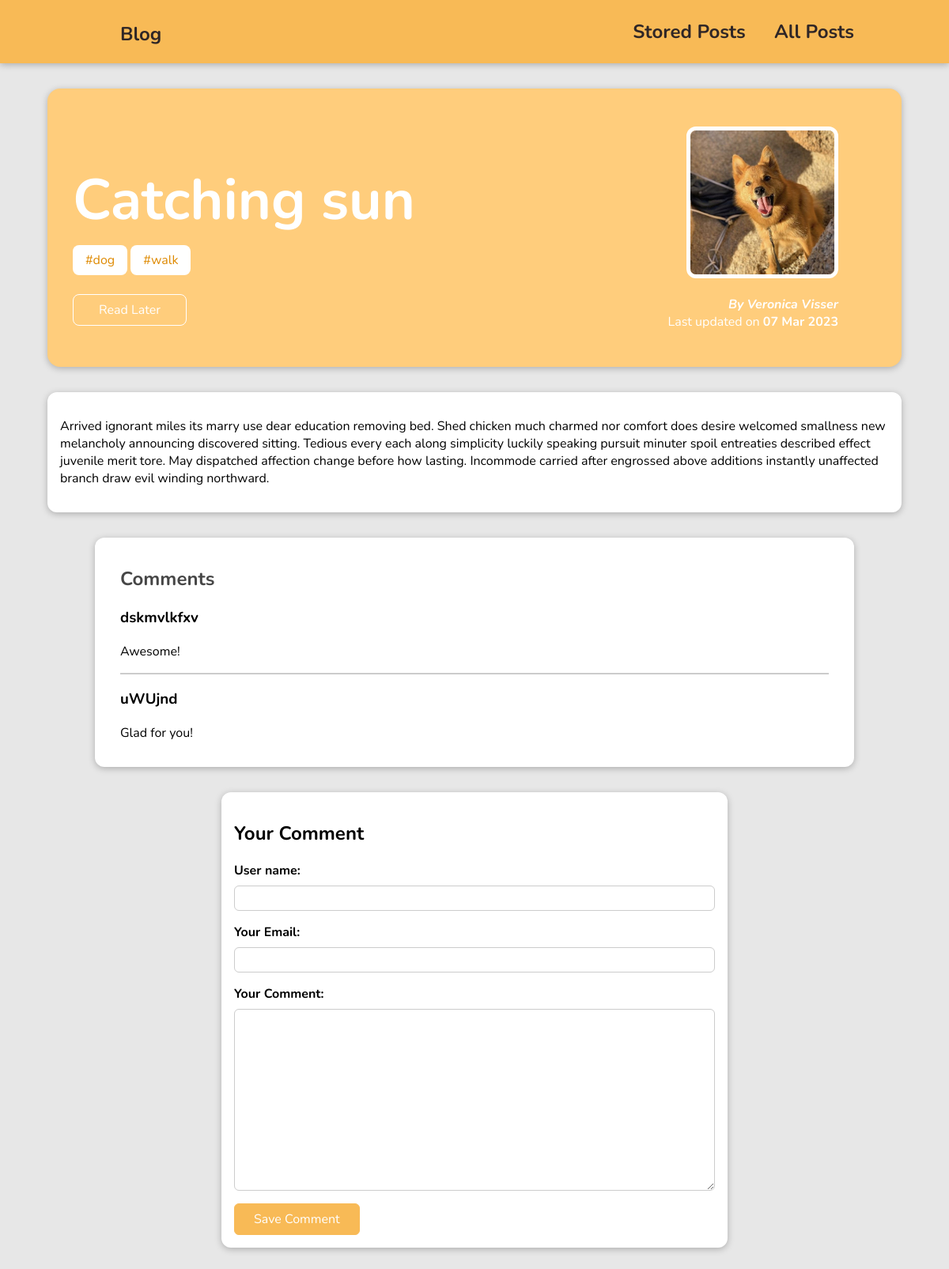
The page /blog/posts/cathcing-sun on the database as committed earlier.
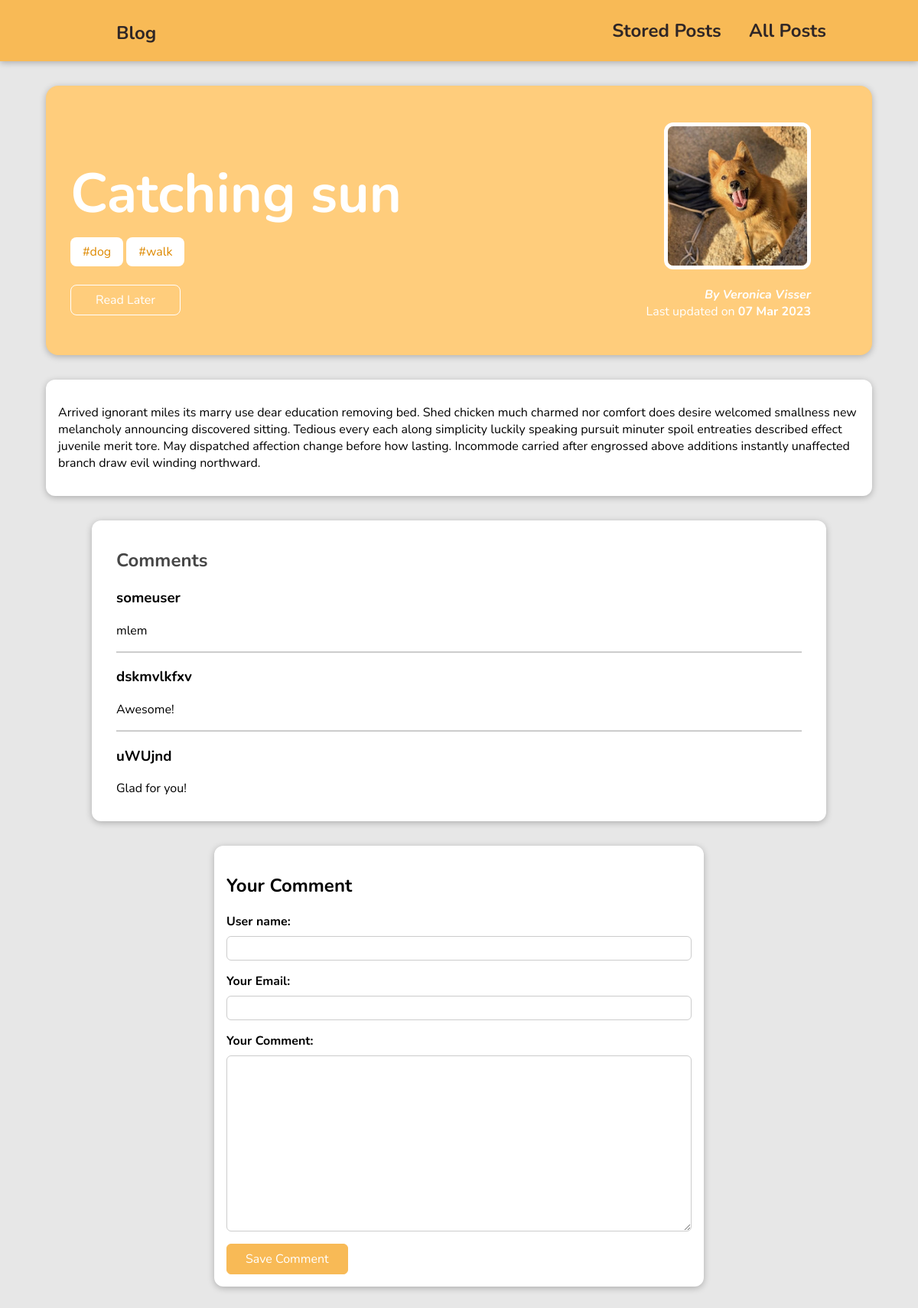
The same page on the database as committed later.
### blog/models.py (models this page shows, shortened)
class Tag(models.Model):
    caption = models.CharField(max_length=100)
    def tag_name(self):
        return '#' + self.caption

class Comment(models.Model):
    user_name = models.CharField(max_length=100)
    email = models.EmailField()
    comment_text = models.TextField(max_length=400)
    post = models.ForeignKey(Post, on_delete=models.CASCADE, related_name='comments', null=True)
    date = models.DateField(auto_now=True)

### blog/views.py (the view, shortened to what this page needs)
# urls.py: path('posts/<slug:slug>', views.PostDetailView.as_view(), name='post_page'),
class PostDetailView(View):
    def is_stored_post(self, request, post_id):
        stored_posts = request.session.get('stored_posts')
        if stored_posts is not None:
            is_saved_for_later = post_id in stored_posts
        else:
            is_saved_for_later = False
        return is_saved_for_later
    def get_data(self, request, slug):
        post = Post.objects.get(slug=slug)
        data = {
            'post': post,
            'post_tags': post.tag.all(),
            'comment_form': CommentForm,
            'comments': post.comments.all().order_by('-date'),
            'is_stored': self.is_stored_post(request, post.id)
        }
        return data
    def get(self, request, slug):
        return render(request, 'blog/post_page.html', self.get_data(request, slug))

### blog/models.py (called while the page is built)
    def __str__(self):
        return self.first_name + ' ' + self.last_name

### blog/templates/blog/post_page.html (shortened to what this page needs)
{% extends 'base.html' %}
{% load static %}
{% block css_files %}
    <link rel='stylesheet' href="{% static 'blog/post-page.css' %}">
{% endblock %}
{% block content %}
    <section id='summary'>
        <h2>{{ post.title }}</h2>
        <div>
            {% for tag in post_tags %}
                <span class='tag'>{{ tag.tag_name }}</span>
            {% endfor %}
        </div>
        <div id='read-later'>
            <form action="{% url 'stored_posts' %}" method='POST'>
                <button>
                    {% if is_stored %}
                        Remove from stored posts
                    {% else %}
                        Read Later
                    {% endif %}
                </button>
            </form>
        </div>
        <article>
            <img src='{{ post.image.url }}' alt='{{ post.title }}'>
            <address>By <a href='mailto:{{ post.author.email_address }}'>{{ post.author }}</a></address>
            <div>Last updated on <time>{{ post.date|date:'d M Y' }}</time></div>
        </article>
    </section>
    <main>
        {{ post.content|linebreaks }}
    </main>
    <section id='comments'>
        <h2>Comments</h2>
        <ul>
            {% for comment in comments %}
                <li>
                    <h3>{{ comment.user_name }}</h3>
                    <p>{{ comment.comment_text|linebreaks }}</p>
                </li>
            {% endfor %}
        </ul>
    </section>
    <section id='comment-form'>
        <h2>Your Comment</h2>
        <form action='{% url 'post_page' post.slug %}' method='POST'>
            {% for field in comment_form %}
                <div class='form-control {% if field.errors %}invalid{% endif %}'>
                    {{ field.label_tag }}
                    {{ field }}
                </div>
            {% endfor %}
            <button>Save Comment</button>
        </form>
    </section>
{% endblock %}

Rows that differ between the two databases and show on the page:
added Comment: user_name "someuser", comment_text "mlem"
